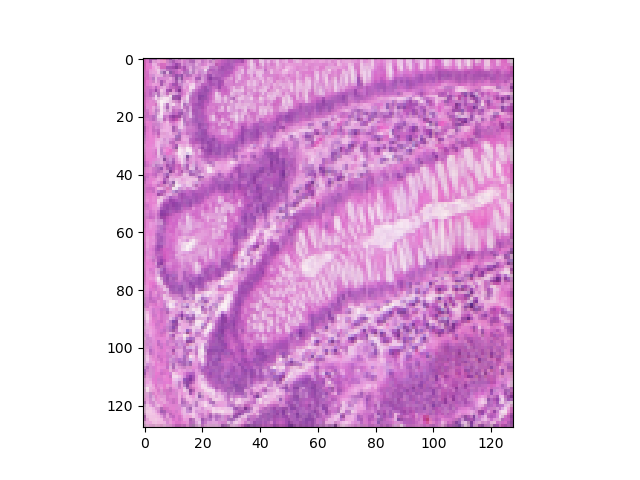
#> input picture Figure_75.png, 640 x 480 px
$ python edgedetection.py
#> lines starting #> are read from the running program, lines starting #| are printed output that depends on the picture
import cv2
import numpy as np
import matplotlib.pyplot as plt
import math

img=cv2.imread("Figure_75.png",cv2.IMREAD_GRAYSCALE)
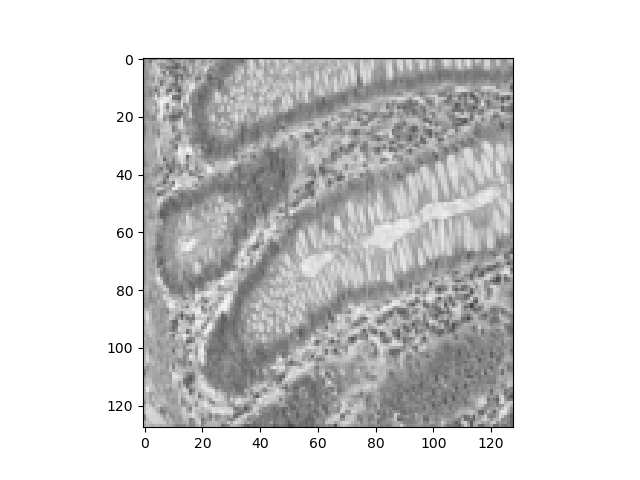
#> img: shape (480, 640); min 0, max 255, mean 211.8
fx=np.array([[-1,0,1],[-2,0,2],[-1,0,1]])
fy=np.array([[1,2,1],[0,0,0],[-1,-2,-1]])
def conv2d(image,filter):
    height=image.shape[0]
#> height = 480
    width=image.shape[1]
#> width = 640
    output=np.zeros((height,width))
    for i in range(width-2):
        for j in range(height-2):
            output[j,i]=(filter*image[j:j+3,i:i+3]).sum()
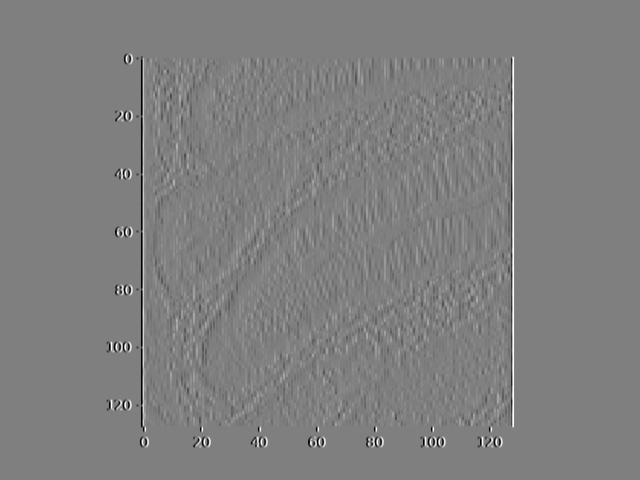
#> output: shape (480, 640) float64; min -1020, max 1020, mean 0; drawn with min black and max white
    return output
X=conv2d(img,fx)/9
Y=conv2d(img,fy)/9
#> after the loop in conv2d (call 2), `for i in range(width-2):`:
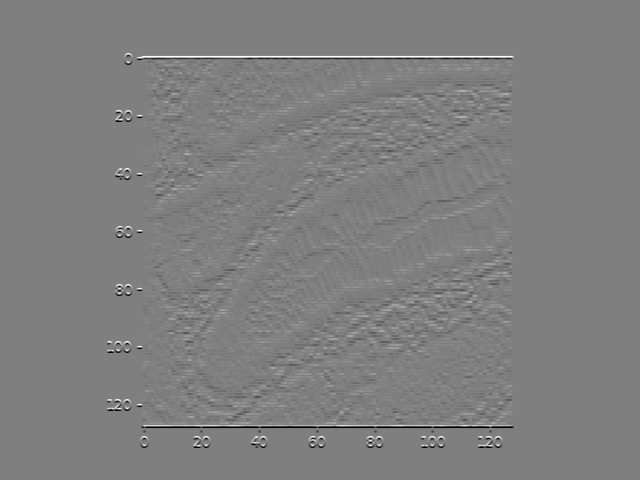
#> output: shape (480, 640) float64; min -1020, max 1020, mean 0; drawn with min black and max white
out=np.sqrt(np.power(X,2)+np.power(Y,2))
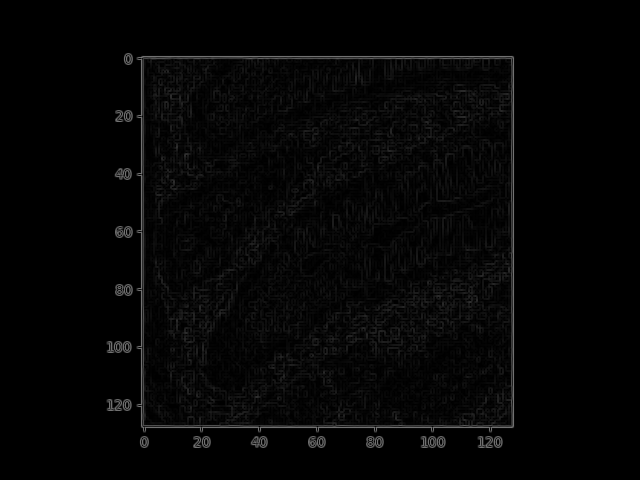
#> out: shape (480, 640) float64; min 0, max 123.5, mean 5.2
out=(out/np.max(out))*255
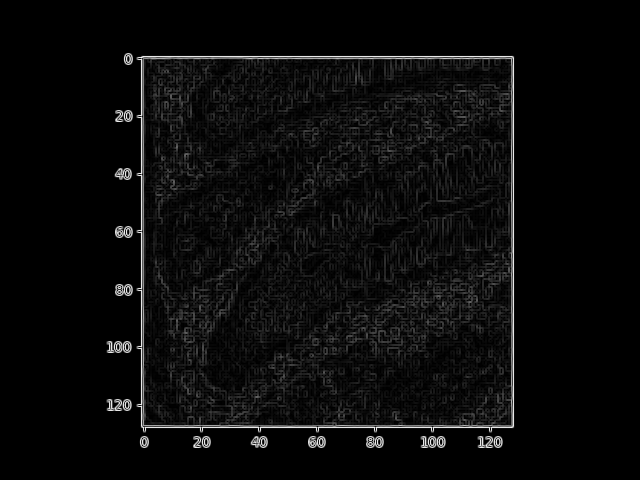
#> out: shape (480, 640) float64; min 0, max 255, mean 10.8
plt.imshow(out,cmap="gray",interpolation="bicubic")
plt.show()
